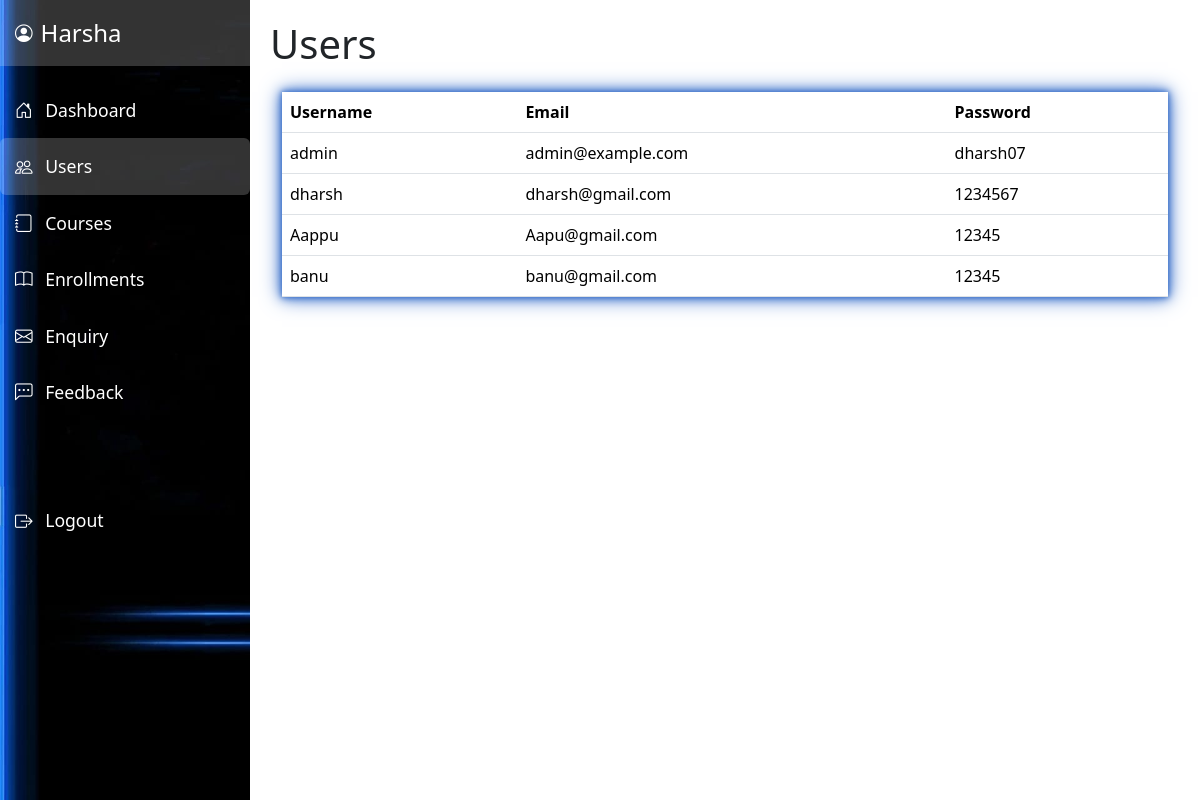
The page /users.php (signed in) on the database its author committed.
### tables this page shows
CREATE TABLE Users (
    user_id INT AUTO_INCREMENT PRIMARY KEY,
    username VARCHAR(50) NOT NULL UNIQUE,
    email VARCHAR(100) NOT NULL UNIQUE,
    password VARCHAR(255) NOT NULL,
    role ENUM('student', 'admin') DEFAULT 'student' NOT NULL,
    status ENUM('active', 'inactive') DEFAULT 'active' NOT NULL
);

### users.php (the view, shortened to what this page needs)
<?php
include '../db.php';
function fetchUsers($conn) {
    $sql = "SELECT username, email, password FROM users";
    $result = $conn->query($sql);
    $users = [];
    if ($result->num_rows > 0) {
        while ($row = $result->fetch_assoc()) {
            $users[] = $row;
        }
    }
    return $users;
}
$users = fetchUsers($conn);
?>
<!DOCTYPE html>
<html lang="en">
<head>
    <link href="https://cdn.jsdelivr.net/npm/bootstrap@5.3.3/dist/css/bootstrap.min.css" rel="stylesheet">
    <link rel="stylesheet" href="https://cdnjs.cloudflare.com/ajax/libs/bootstrap-icons/1.10.5/font/bootstrap-icons.min.css">
</head>
<body>
    <div class="d-flex flex-column flex-shrink-0 sidebar" id="sidebar">
        <a href="#dashboard" class="d-flex align-items-center mb-3 text-decoration-none">
            <i class="bi bi-person-circle me-2"></i>
            <span class="fs-4">Harsha</span>
        </a>
        <ul class="nav nav-pills flex-column mb-auto">
            <li class="nav-item">
                <a href="dashboard.php" class="nav-link text-white" id="dashboard-link"><i class="bi bi-house-door me-2"></i> Dashboard</a>
            </li>
            <li><a href="users.php" class="nav-link text-white" id="users-link"><i class="bi bi-people me-2"></i> Users</a></li>
            <li><a href="courses.php" class="nav-link text-white" id="courses-link"><i class="bi bi-journal me-2"></i> Courses</a></li>
            <li><a href="enrollments.php" class="nav-link text-white" id="enrollments-link"><i class="bi bi-book me-2"></i> Enrollments</a></li>
            <li><a href="enquiry.php" class="nav-link text-white" id="enquiry-link"><i class="bi bi-envelope me-2"></i> Enquiry</a></li>
            <li><a href="feedback.php" class="nav-link text-white" id="feedback-link"><i class="bi bi-chat-left-dots me-2"></i> Feedback</a></li><break><br><br><br>
            <li><a href="logout.php" class="nav-link text-white" id="logout-link"><i class="bi bi-box-arrow-right me-2"></i> Logout</a></li>
        </ul>
    </div>
    <div class="main-content" id="main-content">
        <h1>Users</h1>
        <div class="container mt-4">
            <table class="table">
                <thead>
                    <tr>
                        <th>Username</th>
                        <th>Email</th>
                        <th>Password</th>
                    </tr>
                </thead>
                <tbody>
                    <?php foreach ($users as $user): ?>
                        <tr>
                            <td><?php echo $user['username']; ?></td>
                            <td><?php echo $user['email']; ?></td>
                            <td><?php echo $user['password']; ?></td>
                        </tr>
                    <?php endforeach; ?>
                </tbody>
            </table>
        </div>
    </div>
</body>
</html>

### users.php (style rules this page uses)
body { display: flex; }
.sidebar { background: url('dash2.jpg') no-repeat top left; background-size: cover; color: white; width: 250px; height: 100vh; position: fixed; display: flex; flex-direction: column; z-index: 1050; }
.sidebar a { padding: 15px; text-decoration: none; color: white; font-size: 1.1rem; }
.sidebar a:hover, .sidebar .nav-link.active { background-color: rgba(255, 255, 255, 0.2); color: white; }
.main-content { margin-left: 250px; flex-grow: 1; padding: 20px; transition: margin-left 0.3s ease-in-out; }
.table { box-shadow:0 0 5px #3B71CA, 0 0 10px #3B71CA, 0 0 20px #3B71CA; }

### rows shown on the page
users: username "admin", email "admin@example.com", password "dharsh07"
users: username "dharsh", email "dharsh@gmail.com", password "1234567"
users: username "Aappu", email "Aapu@gmail.com", password "12345"
users: username "banu", email "banu@gmail.com", password "12345"
